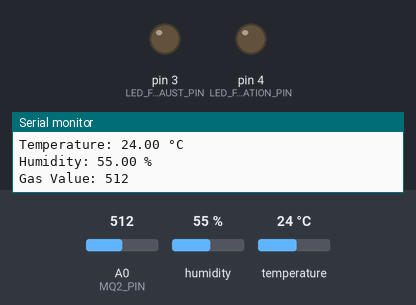
The sketch below on a simulated Arduino Uno, built with avr-gcc and run on an emulated ATmega328P. On the bench: output pins drawn as LEDs (lit = HIGH), the last lines printed to the serial monitor. The test bench sets the inputs (shaded band); at power-on: humidity 55 %, A0 (MQ2_PIN) = 512, temperature 24 °C.

Above: at 2.8 s.
2.9 s: humidity set to 59 %
5.2 s: humidity set to 62 %
At 8.0 s:
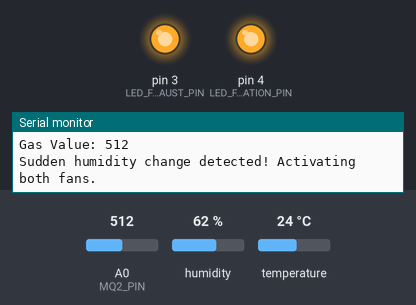
At 18.3 s:
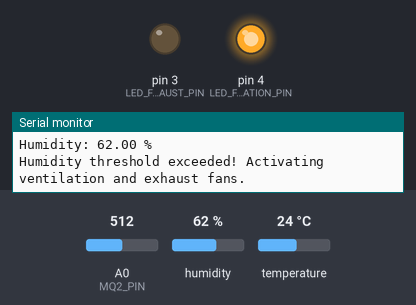
Timing chart, 0 to 28.5 s (numbered marks = the images above; inputs shaded):
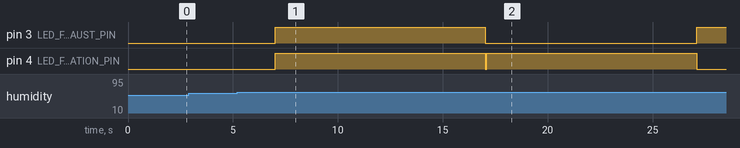

The sketch:

USFA03.ino
```cpp
#include "DHT.h"
#include <arduino-timer.h>

#define DHTPIN 16
#define DHTTYPE DHT11

#define LED_TEMP_PIN 0          // LED for temperature warning
#define LED_HUMIDITY_PIN 1      // LED for humidity warning
#define LED_FAN_EXHAUST_PIN 3    // LED simulating exhaust fan
#define LED_FAN_VENTILATION_PIN 4 // LED simulating ventilation fan
#define MQ2_PIN A0               // MQ-2 gas sensor analog pin

#define TEMP_CHECK_PERIOD 2000
#define HUMIDITY_CHECK_PERIOD 2000
#define GAS_CHECK_PERIOD 2000
#define RATE_CHECK_PERIOD 1000

DHT dht(DHTPIN, DHTTYPE);
auto timer = timer_create_default(); // Timer for periodic tasks

float initialTemperature = NAN;
float initialHumidity = NAN;
int initialGasValue = -1;

float lastTemp = NAN;
float lastHumidity = NAN;
int lastGasValue = -1;

// Function to activate a fan (LED) for a specified duration
void activateFanSequence(int firstPin, unsigned long firstDuration, int secondPin, unsigned long secondDuration) {
    digitalWrite(firstPin, HIGH);  // Turn on the first fan (LED)
    delay(firstDuration);          // Wait for the first duration
    digitalWrite(firstPin, LOW);   // Turn off the first fan (LED)
    digitalWrite(secondPin, HIGH); // Turn on the second fan (LED)
    delay(secondDuration);         // Wait for the second duration
    digitalWrite(secondPin, LOW);  // Turn off the second fan (LED)
}

// Function to activate both fans simultaneously
void activateBothFans(unsigned long duration) {
    digitalWrite(LED_FAN_EXHAUST_PIN, HIGH);  // Turn on exhaust fan
    digitalWrite(LED_FAN_VENTILATION_PIN, HIGH); // Turn on ventilation fan
    delay(duration); // Wait for the duration
    digitalWrite(LED_FAN_EXHAUST_PIN, LOW);   // Turn off exhaust fan
    digitalWrite(LED_FAN_VENTILATION_PIN, LOW); // Turn off ventilation fan
}

// Periodic task to check temperature
bool check_temperature(void *) {
    float currentTemp = dht.readTemperature();
    if (!isnan(currentTemp)) {
        Serial.print("Temperature: ");
        Serial.print(currentTemp);
        Serial.println(" °C");
        if (isnan(initialTemperature)) {
            initialTemperature = currentTemp;
        }
        if (currentTemp > initialTemperature + 5) { // 5ºC above initial reading
            Serial.println("Temperature threshold exceeded! Activating exhaust and ventilation fans.");
            activateFanSequence(LED_FAN_EXHAUST_PIN, 5000, LED_FAN_VENTILATION_PIN, 5000);
        }
        lastTemp = currentTemp;
    } else {
        Serial.println("Failed to read temperature.");
    }
    return true; // Repeat task
}

// Periodic task to check humidity
bool check_humidity(void *) {
    float currentHumidity = dht.readHumidity();
    if (!isnan(currentHumidity)) {
        Serial.print("Humidity: ");
        Serial.print(currentHumidity);
        Serial.println(" %");
        if (isnan(initialHumidity)) {
            initialHumidity = currentHumidity;
        }
        if (currentHumidity > initialHumidity + 5) { // 5% above initial reading
            Serial.println("Humidity threshold exceeded! Activating ventilation and exhaust fans.");
            activateFanSequence(LED_FAN_VENTILATION_PIN, 10000, LED_FAN_EXHAUST_PIN, 10000);
        }
        lastHumidity = currentHumidity;
    } else {
        Serial.println("Failed to read humidity.");
    }
    return true; // Repeat task
}

// Periodic task to check gas levels
bool check_gas(void *) {
    int gasValue = analogRead(MQ2_PIN);
    if (gasValue > 0) {
        Serial.print("Gas Value: ");
        Serial.println(gasValue);

        if (initialGasValue == -1) {
            initialGasValue = gasValue;
        }

        // 2% threshold logic adjusted to check for a larger change in gas value
        if (gasValue > initialGasValue + (initialGasValue * 0.05)) { // 5% above initial reading
            Serial.println("Gas threshold exceeded! Activating both fans.");
            activateBothFans(10000); // Activate both fans for 10 seconds
        }
        lastGasValue = gasValue;
    } else {
        Serial.println("Failed to read gas value.");
    }
    return true; // Repeat task
}

// Function to check for sudden sensor changes (> 30% per minute)
bool check_rate_of_change(void *) {
    unsigned long currentTime = millis();

    // Temperature rate of change
    float currentTemp = dht.readTemperature();
    if (!isnan(currentTemp) && !isnan(lastTemp)) {
        float tempRate = abs(currentTemp - lastTemp) / ((currentTime - lastTemp) / 60000.0);
        if (tempRate > (initialTemperature * 0.3)) {
            Serial.println("Sudden temperature change detected! Activating both fans.");
            activateBothFans(10000);
        }
    }
    lastTemp = currentTemp;

    // Humidity rate of change
    float currentHumidity = dht.readHumidity();
    if (!isnan(currentHumidity) && !isnan(lastHumidity)) {
        float humidityRate = abs(currentHumidity - lastHumidity) / ((currentTime - lastHumidity) / 60000.0);
        if (humidityRate > (initialHumidity * 0.3)) {
            Serial.println("Sudden humidity change detected! Activating both fans.");
            activateBothFans(10000);
        }
    }
    lastHumidity = currentHumidity;

    // Gas rate of change
    int gasValue = analogRead(MQ2_PIN);
    if (lastGasValue != -1) {
        float gasRate = abs(gasValue - lastGasValue) / ((currentTime - lastGasValue) / 60000.0);
        if (gasRate > (initialGasValue * 0.3)) {
            Serial.println("Sudden gas change detected! Activating both fans.");
            activateBothFans(10000);
        }
    }
    lastGasValue = gasValue;

    return true;
}

void setup() {
    pinMode(LED_TEMP_PIN, OUTPUT);
    pinMode(LED_HUMIDITY_PIN, OUTPUT);
    pinMode(LED_FAN_EXHAUST_PIN, OUTPUT);     // LED simulating exhaust fan
    pinMode(LED_FAN_VENTILATION_PIN, OUTPUT); // LED simulating ventilation fan
    Serial.begin(9600);
    dht.begin();

    // Schedule periodic tasks
    timer.every(TEMP_CHECK_PERIOD, check_temperature);
    timer.every(HUMIDITY_CHECK_PERIOD, check_humidity);
    timer.every(GAS_CHECK_PERIOD, check_gas);
    timer.every(RATE_CHECK_PERIOD, check_rate_of_change);
}

void loop() {
    timer.tick(); // Process scheduled tasks
}
```

Measured:
- the behaviour switches between 60 and 61 % on humidity (found by bisection; images 0 and 1)
- after the input at 5.2 s, pin 3 (LED_FAN_EXHAUST_PIN): LOW → HIGH after 1.8 s, → LOW 10.0 s later, → HIGH 10.1 s later; pin 4 (LED_FAN_VENTILATION_PIN): alternates HIGH for 10.0 s and LOW for 0.07 s, starting after 1.8 s
